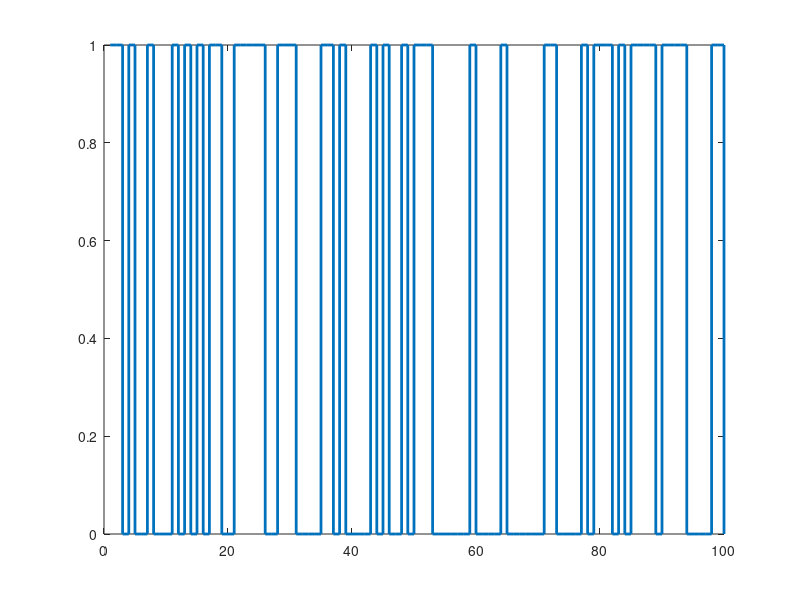
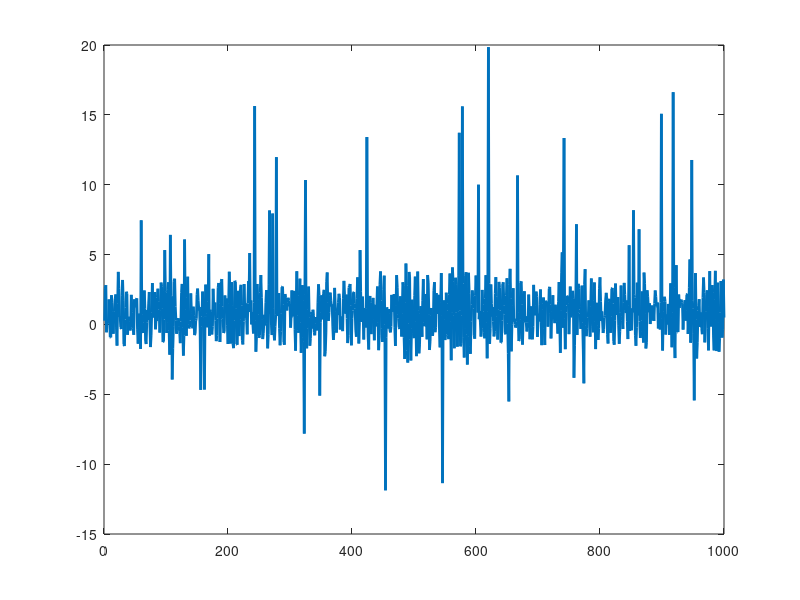

The MATLAB source for these figures, in order: (Note: this script raises an error after producing the figures.)
%%%%%%%%%%%%%%%%%%%%%%%%%%%%%%%%%%%%%%%%%%%%%%%
%%% Exemplo de estimacao de parametros de  %%%%
%%% um modelo ARX(2,1) usando o método OLS %%%%
%%%%%%%%%%%%%%%%%%%%%%%%%%%%%%%%%%%%%%%%%%%%%%%

clear; 
clc; 
%close all;

sig2 = 0.01;    % Variancia do ruido branco
N = 1000;       % No de amostras das series {u(k),y(k)}, k=1, ..., N

% Ordens da regressao de entrada e saida
n = 2; 
m = 1; 

%%%%%% Geracao das series de entrada (u) e de saida (y)

% SINAL DE ENTRADA (onda quadrada aleatoria)
u = round(rand(2*N,1));  

% SINAL DE SAIDA (sistema ARX)
y = zeros(1,n);
for k = n+1:2*N
  y(k) = 0.43*y(k-1)-0.67*y(k-2) + 1.98*u(k-1) + sqrt(sig2)*randn; 	
end

% Dados sem outliers
u = u(N+1:end); 
y = y(N+1:end);

% Dados com outliers
OUT = 1;        % Adiciona outlier (ruido impulsivo)
if OUT
   Pout = 0.05; % Porcentagem de contaminacao por outliers
   Nout = ceil(Pout*N);
   I = randperm(N);
   Iout = I(1:Nout);
   y(Iout) = 5*y(Iout);
end

%load actuator.mat; y=p;
%load exchanger.mat; y=y2; u=u2;

figure; 
stairs(u(1:100),'linewidth',2);

figure; 
plot(y,'linewidth',2);

%%%%%%%%%%%%%%%%%%%%%%%%%%
%%% ETAPA DE ESTIMACAO %%%
%%%%%%%%%%%%%%%%%%%%%%%%%%

% Ordens supostas para fins de estimacao
n = 2; 
m = 1;

p = []; 
X = [];
N = length(y);
for k = max(n,m)+1:N
  % ARX(2,1)
  p = [p; y(k)]; 
  X = [X; y(k-1) y(k-2) u(k-1)]; 
end

B1 = pinv(X)*p;  % Estimacao OLS

% Predicao (saida vetorial ou todos de uma vez)

yhat = X*B1;  % Predicao da variavel de saida (com dados de estimacao)
residuos = p - yhat;

% Analise dos residuos modelo ARX-OLS

TAUmax = 100;                           % Max. lag para FAC
fcac = myfac3(residuos,TAUmax);         % estimativas da FCAC
limconf = (2/sqrt(N))*ones(1,TAUmax);

figure; 
stem(fcac,'linewidth',2)
hold on
plot(limconf,'r-','linewidth',2)
plot(-limconf,'r-','linewidth',2)
hold off

figure; 
histfit(residuos,20)

%% Estimacao via algoritmos LMS e LMM (robusto)

Kout = 0.3;         % Limiar de outlier
lr = 0.1;           % Passo de aprendizagem
Nr = 10;            % Numero de repeticoes (opcional)

w = zeros(n+m,1);   % Coeficientes lms
wr = zeros(n+m,1);  % Coeficientes lmm

% for i=1:Nr,
for k = max(n,m)+1:N
    x = [y(k-1); y(k-2); u(k-1)];
        
    % LMS convencional
    yhat3 = w'*x;
    erro_lms = y(k) - yhat3; 
    %w = w + lr*erro_lms*x;         % LMS usual
    w = w + lr*erro_lms*x/(x'*x);   % LMS normalizado
    
    % LMS robusto (LMM - Least Mean M-estimate)
    yhat4 = wr'*x;
    erro_lmm = y(k) - yhat4; 
    
    % Aplica funcao de Huber (Testa se erro = outlier)
    if abs(erro_lmm) < Kout
      q_lmm = 1;                    % se erro = normal
    else
      q_lmm = Kout/abs(erro_lmm);   % se erro = outlier
    end
      
    %wr=wr+lr*q_lmm*erro_lmm*x;   % LMM usual (nao normalizado)
    wr=wr+lr*q_lmm*erro_lmm*x/(x'*x);   % LMM normalizado
    
end
% end

% Rotina para calculo dos residuos dos modelos robustos  
for k = max(n,m)+1:N
    x = [y(k-1); y(k-2); u(k-1)];
        
    % LMS convencional
    yhat3 = w'*x;
    residuos_lms(k) = y(k) - yhat3; 
       
    % LMS robusto (LMM - Least Mean M-estimate)
    yhat4 = wr'*x;
    residuos_lmm(k) = y(k) - yhat4; 
end

param = [0.43; -0.67; 1.98];
disp(param);
disp([B1 w wr]);  % OLS LMS LMM
disp([norm(param-B1) norm(param-w) norm(param-wr)])

fcac_lms = myfac3(residuos_lms,TAUmax);  % FCAC_h para modelo ARX-LMS
fcac_lmm = myfac3(residuos_lmm,TAUmax);  % FCAC_h para modelo ARX-LMM

%%%%%%%%%%%%%%%%%%%%%
%%%%% FIGURAS  %%%%%%
%%%%%%%%%%%%%%%%%%%%%

figure; 
subplot(2,1,1); 
stem(fcac_lms,'linewidth',2); 
hold on;
title('FAC residuos (modelo ARX-LMS)');
plot(limconf,'r-','linewidth',2)
plot(-limconf,'r-','linewidth',2) 
set(gca, "fontsize", 14); 
hold off

subplot(2,1,2); 
stem(fcac_lmm,'linewidth',2);
hold on
title('FAC residuos (modelo ARX-LMM)');
plot(limconf,'r-','linewidth',2)
plot(-limconf,'r-','linewidth',2); 
set(gca, "fontsize", 14); 
hold off

figure; 
subplot(2,1,1); histfit(residuos_lms,20); 
title('Histograma Residuos (modelo ARX-LMS)');
set(gca, "fontsize", 14);
subplot(2,1,2); 
histfit(residuos_lmm,20); 
title('Histograma Residuos (modelo ARX-LMM)');
set(gca, "fontsize", 14);

%% END
